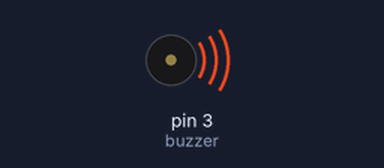
A sketch run on a simulated Arduino Uno, built with avr-gcc and run on an emulated ATmega328P. Shown: buzzer (waves = sounding).

Above: at 0.5 s.
Timing chart, 0 to 4.6 s (numbered marks = the images above):
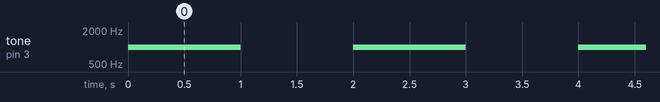

Measured:
- by itself, tone on pin 3 (buzzer): alternates 1000 Hz for 1.0 s and silent for 1.0 s

The sketch:

Tutorial__6.ino
```cpp
//
//const int buzzer = 3; //buzzer to arduino pin 9
//
//
//void setup(){
//
//  pinMode(buzzer, OUTPUT); // Set buzzer - pin 9 as an output
//
//}
//
//void loop(){
//
//  int k = 20;
//  while (k <= 20000){
//    tone(buzzer, k); // Send 1000Hz sound signal...
//    delay(10);        // ...for 1 sec
//    noTone(buzzer);     // Stop sound...
//    delay(10);        // ...for 1sec
//  }
//}

/* Arduino tutorial - Buzzer / Piezo Speaker
   More info and circuit: http://www.ardumotive.com/how-to-use-a-buzzer-en.html
   Dev: Michalis Vasilakis // Date: 9/6/2015 // www.ardumotive.com */


const int buzzer = 3; //buzzer to arduino pin 9


void setup(){

  pinMode(buzzer, OUTPUT); // Set buzzer - pin 9 as an output

}

void loop(){

  tone(buzzer, 1000); // Send 1KHz sound signal...
  delay(1000);        // ...for 1 sec
  noTone(buzzer);     // Stop sound...
  delay(1000);        // ...for 1sec

}
```
